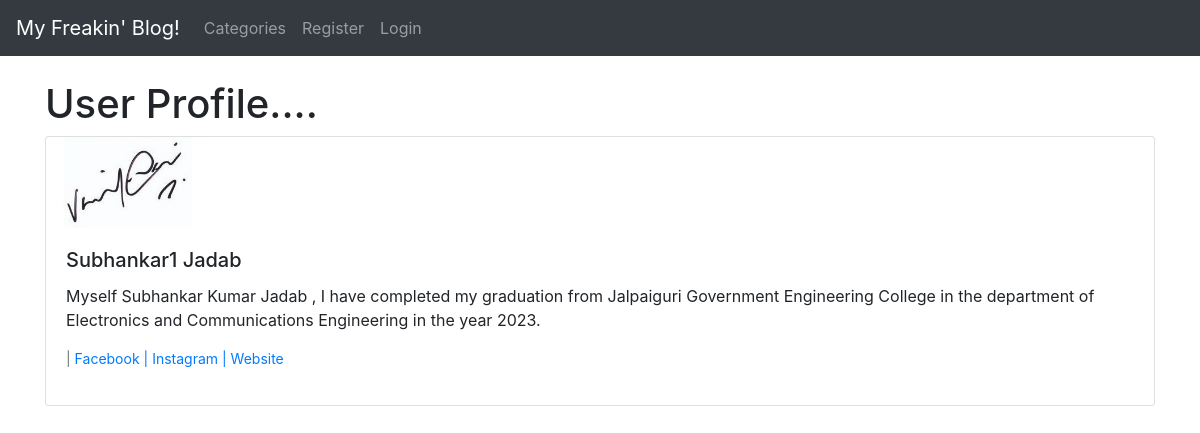
Screenshot of /members/2/profile/ with the database file from the repository.
### theblog/models.py (models this page shows, shortened)
class Profile(models.Model):
    user = models.OneToOneField(User,on_delete=models.CASCADE)
    bio = models.TextField()
    profile_pic = models.ImageField(null=True,blank=True,upload_to='images/profile/')
    facebook_url = models.CharField(max_length=255,blank=True,null=True)
    instagram_url = models.CharField(max_length=255,blank=True,null=True)
    website_url = models.CharField(max_length=255,blank=True,null=True)

### members/views.py (the view)
# urls.py: path('<int:pk>/profile/',ShowProfileView.as_view(),name='view_profile'),
class ShowProfileView(DetailView):
    model = Profile
    template_name = 'registration/user_profile.html'
    def get_context_data(self, *args, **kwargs):
        users = Profile.objects.all()
        context = super(ShowProfileView,self).get_context_data(*args, **kwargs)
        page_user = get_object_or_404(Profile,id=self.kwargs['pk'])
        context["page_user"] = page_user
        return context

### members/templates/registration/user_profile.html
{% extends 'base.html' %}
{% load static %}
{% block content %}
<h1>User Profile....</h1>
<div class="card mb-3">
    <div class="row g-0">
      <div class="col-md-2">
        {% if page_user.profile_pic %}
          <img src="{{ page_user.profile_pic.url }}" class="img-fluid rounded-start">
        {% else %}
          <img src="{% static 'theblog/images/default_pic.webp' %}" class="img-fluid rounded-start">
        {% endif %}
      </div>
      <div class="col-md-12">
        <div class="card-body">
          <h5 class="card-title">
            {{ page_user.user.first_name }}
            {{ page_user.user.last_name }}
          </h5>
          <p class="card-text">
            {{ page_user.bio }}
          </p>
          <p class="small text-muted">
            {% if page_user.facebook_url %}
             | <a href="{{ page_user.facebook_url }}">Facebook |</a>
            {% endif %}
            {% if page_user.instagram_url %}
             <a href="{{ page_user.instagram_url }}">Instagram |</a>
            {% endif %}
            {% if page_user.website_url %}
             <a href="{{ page_user.website_url }}">Website</a>
            {% endif %}
          </p>
        </div>
      </div>
    </div>
  </div>
{% endblock %}

### rows the page displays
Profile: profile_pic (picture), user.first_name "Subhankar1", user.last_name "Jadab", bio "Myself Subhankar Kumar Jadab , I have completed my graduation from Jalpaiguri Government Engineering College in the department of Electronics and Communications Engineering in the year 2023."
